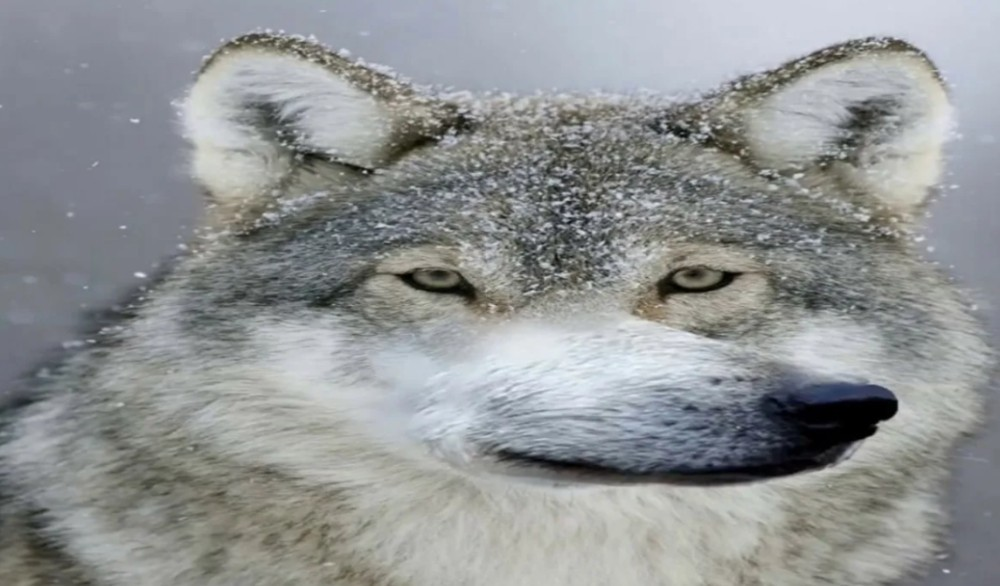
#> input picture Example002_OpenCV/test.jpg, 1000 x 586 px
$ python main.py
#> lines starting #> are read from the running program, lines starting #| are printed output that depends on the picture
import cv2

img = cv2.imread('test.jpg')
#> img is the input picture: shape (586, 1000, 3); mean B, G, R 148.1, 147.3, 144.4
print(img.shape)
#| (586, 1000, 3)

img = cv2.resize(img, (500, 500))
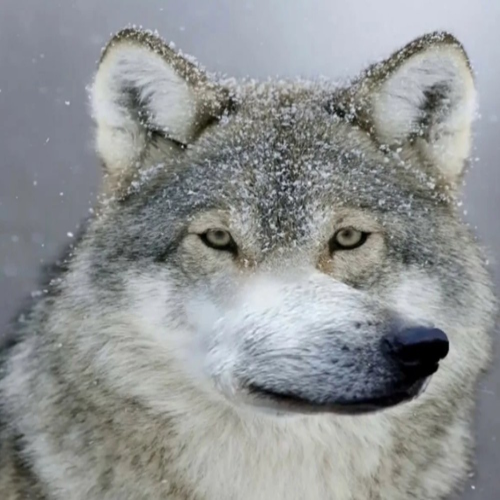
#> img: shape (500, 500, 3); mean B, G, R 148, 147.2, 144.3

cv2.imshow('Result', img)
cv2.waitKey(0)

$ run again, with Example002_OpenCV/faces.jpg copied over Example002_OpenCV/test.jpg
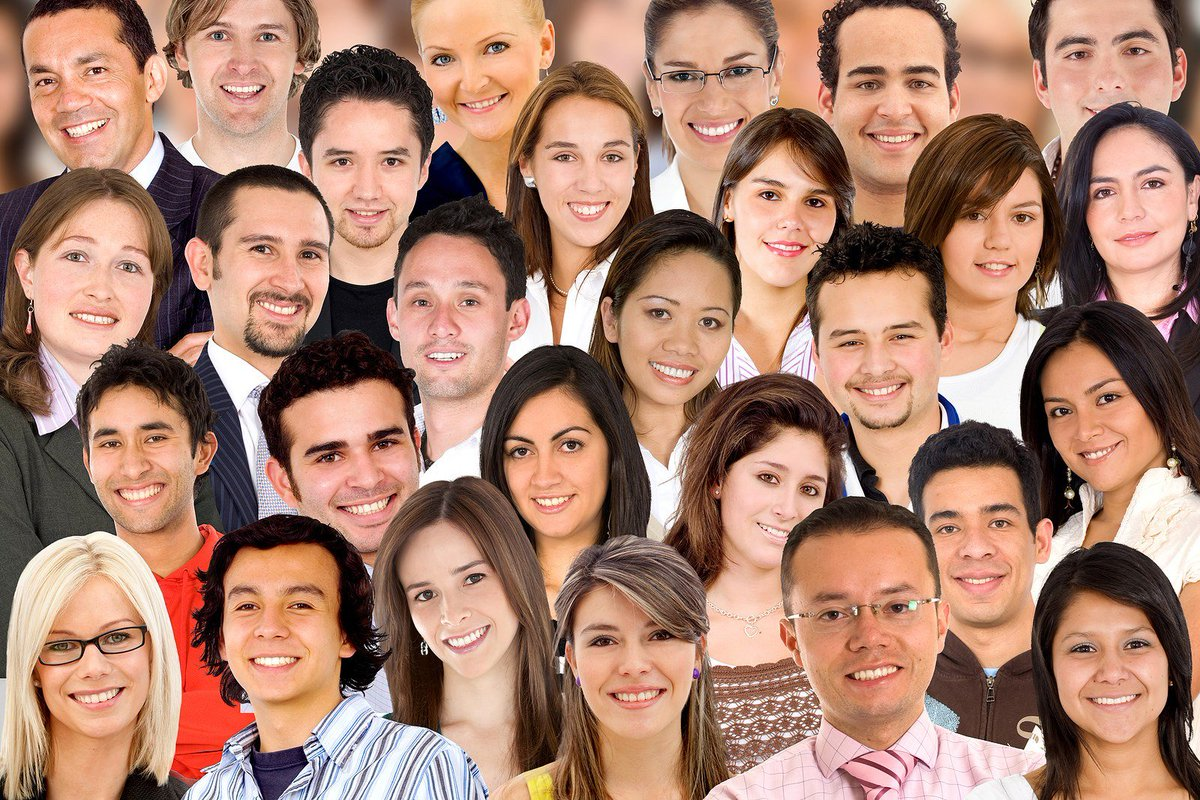
#> input picture Example002_OpenCV/faces.jpg, 1200 x 800 px
#> img is the input picture: shape (800, 1200, 3); mean B, G, R 110.7, 129, 170.1
#| (800, 1200, 3)
#> `img = cv2.resize(img, (500, 500))`:
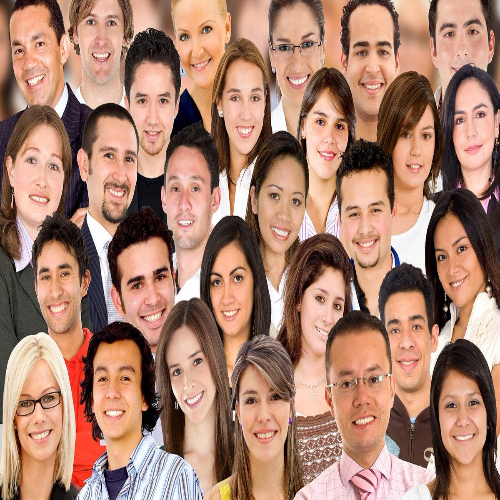
#> img: shape (500, 500, 3); mean B, G, R 110.6, 128.9, 170

$ run again, with Example002_OpenCV/faces2.jpg copied over Example002_OpenCV/test.jpg
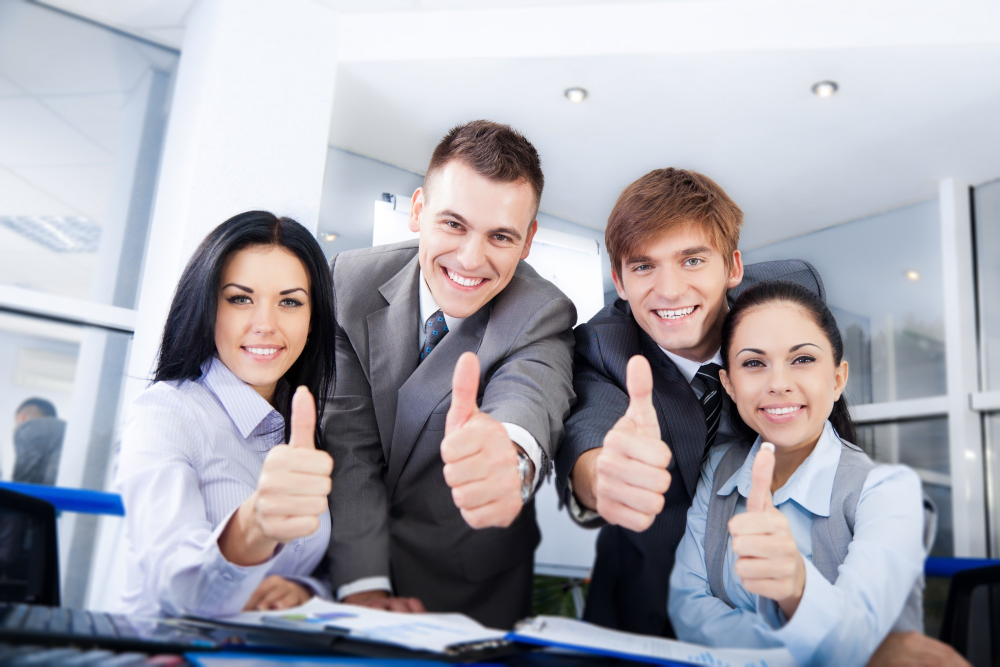
#> input picture Example002_OpenCV/faces2.jpg, 2000 x 1333 px (shown at 1/2 size)
#> img is the input picture: shape (1333, 2000, 3); mean B, G, R 174.4, 165.7, 166.6
#| (1333, 2000, 3)
#> `img = cv2.resize(img, (500, 500))`:
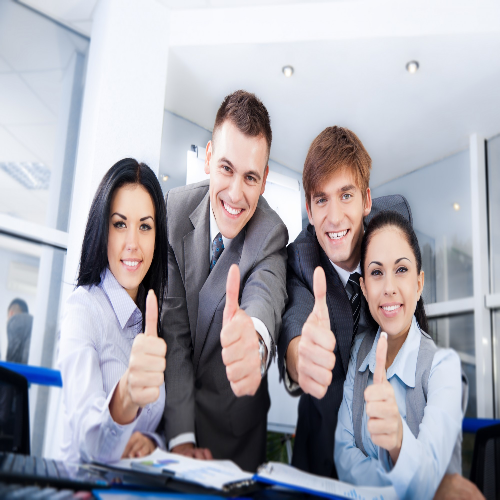
#> img: shape (500, 500, 3); mean B, G, R 174.3, 165.6, 166.4
